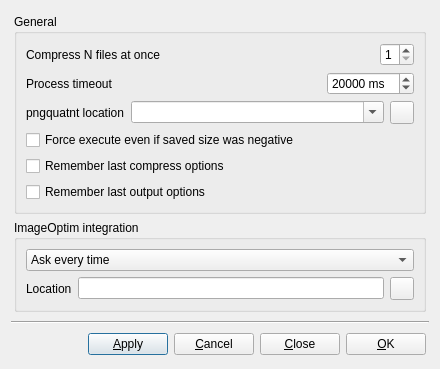
<?xml version="1.0" encoding="UTF-8"?>
<ui version="4.0">
 <class>PngyuPreferencesDialog</class>
 <widget class="QDialog" name="PngyuPreferencesDialog">
  <property name="geometry">
   <rect>
    <x>0</x>
    <y>0</y>
    <width>440</width>
    <height>355</height>
   </rect>
  </property>
  <property name="windowTitle">
   <string>Preferences</string>
  </property>
  <layout class="QGridLayout" name="gridLayout">
   <item row="3" column="0" colspan="3">
    <widget class="QWidget" name="widget_buttons" native="true">
     <layout class="QGridLayout" name="gridLayout_2">
      <property name="topMargin">
       <number>3</number>
      </property>
      <property name="rightMargin">
       <number>3</number>
      </property>
      <property name="bottomMargin">
       <number>3</number>
      </property>
      <item row="0" column="1">
       <widget class="QPushButton" name="pushButton_apply">
        <property name="text">
         <string>&amp;Apply</string>
        </property>
       </widget>
      </item>
      <item row="0" column="0">
       <spacer name="horizontalSpacer">
        <property name="orientation">
         <enum>Qt::Horizontal</enum>
        </property>
        <property name="sizeHint" stdset="0">
         <size>
          <width>40</width>
          <height>20</height>
         </size>
        </property>
       </spacer>
      </item>
      <item row="0" column="4">
       <widget class="QPushButton" name="pushButton_ok">
        <property name="text">
         <string>&amp;OK</string>
        </property>
       </widget>
      </item>
      <item row="0" column="2">
       <widget class="QPushButton" name="pushButton_cancel">
        <property name="text">
         <string>&amp;Cancel</string>
        </property>
       </widget>
      </item>
      <item row="0" column="3">
       <widget class="QPushButton" name="pushButton_close">
        <property name="text">
         <string>&amp;Close</string>
        </property>
       </widget>
      </item>
     </layout>
    </widget>
   </item>
   <item row="0" column="0" colspan="3">
    <widget class="QWidget" name="widget_preference_main" native="true">
     <layout class="QGridLayout" name="gridLayout_3">
      <property name="margin">
       <number>3</number>
      </property>
      <item row="1" column="0">
       <widget class="QGroupBox" name="groupBox_general">
        <property name="title">
         <string>General</string>
        </property>
        <property name="flat">
         <bool>true</bool>
        </property>
        <layout class="QGridLayout" name="gridLayout_5">
         <item row="0" column="0" colspan="2">
          <widget class="QWidget" name="widget_n_jbs" native="true">
           <layout class="QGridLayout" name="gridLayout_6">
            <property name="margin">
             <number>0</number>
            </property>
            <item row="0" column="1">
             <widget class="QSpinBox" name="spinBox_n_jobs">
              <property name="sizePolicy">
               <sizepolicy hsizetype="Maximum" vsizetype="Fixed">
                <horstretch>0</horstretch>
                <verstretch>0</verstretch>
               </sizepolicy>
              </property>
              <property name="minimum">
               <number>1</number>
              </property>
              <property name="maximum">
               <number>8</number>
              </property>
             </widget>
            </item>
            <item row="0" column="0">
             <widget class="QLabel" name="label_n_jobs">
              <property name="text">
               <string>Compress N files at once</string>
              </property>
             </widget>
            </item>
           </layout>
          </widget>
         </item>
         <item row="1" column="0" colspan="2">
          <widget class="QWidget" name="widget_timeout" native="true">
           <layout class="QGridLayout" name="gridLayout_timeout">
            <property name="margin">
             <number>0</number>
            </property>
            <item row="0" column="1">
             <widget class="QSpinBox" name="spinBox_timeout">
              <property name="sizePolicy">
               <sizepolicy hsizetype="Maximum" vsizetype="Fixed">
                <horstretch>0</horstretch>
                <verstretch>0</verstretch>
               </sizepolicy>
              </property>
              <property name="suffix">
               <string> ms</string>
              </property>
              <property name="minimum">
               <number>1000</number>
              </property>
              <property name="maximum">
               <number>300000</number>
              </property>
              <property name="singleStep">
               <number>1000</number>
              </property>
              <property name="value">
               <number>20000</number>
              </property>
             </widget>
            </item>
            <item row="0" column="0">
             <widget class="QLabel" name="label_timeout">
              <property name="text">
               <string>Process timeout</string>
              </property>
             </widget>
            </item>
           </layout>
          </widget>
         </item>
         <item row="2" column="0" colspan="2">
          <widget class="QWidget" name="widget_pngquant_path" native="true">
           <layout class="QGridLayout" name="gridLayout_7">
            <property name="margin">
             <number>0</number>
            </property>
            <item row="0" column="1">
             <widget class="QComboBox" name="comboBox_pngquant_path">
              <property name="sizePolicy">
               <sizepolicy hsizetype="Expanding" vsizetype="Fixed">
                <horstretch>0</horstretch>
                <verstretch>0</verstretch>
               </sizepolicy>
              </property>
              <property name="editable">
               <bool>true</bool>
              </property>
             </widget>
            </item>
            <item row="0" column="0">
             <widget class="QLabel" name="label_pngquant_path">
              <property name="text">
               <string>pngquatnt location</string>
              </property>
             </widget>
            </item>
            <item row="0" column="2">
             <widget class="QToolButton" name="toolButton_open_pngquant_location">
              <property name="text">
               <string/>
              </property>
              <property name="icon">
               <iconset resource="../resource/resource.qrc">
                <normaloff>:/icons/folder.png</normaloff>:/icons/folder.png</iconset>
              </property>
             </widget>
            </item>
           </layout>
          </widget>
         </item>
         <item row="3" column="0" colspan="2">
          <widget class="QCheckBox" name="checkBox_force_execute">
           <property name="text">
            <string>Force execute even if saved size was negative</string>
           </property>
          </widget>
         </item>
         <item row="4" column="0" colspan="2">
          <widget class="QCheckBox" name="checkBox_save_compress_options">
           <property name="text">
            <string>Remember last compress options</string>
           </property>
          </widget>
         </item>
         <item row="5" column="0" colspan="2">
          <widget class="QCheckBox" name="checkBox_save_output_options">
           <property name="text">
            <string>Remember last output options</string>
           </property>
          </widget>
         </item>
        </layout>
       </widget>
      </item>
      <item row="2" column="0">
       <widget class="QGroupBox" name="groupBox_imageoptim_integration">
        <property name="title">
         <string>ImageOptim integration</string>
        </property>
        <property name="flat">
         <bool>true</bool>
        </property>
        <layout class="QGridLayout" name="gridLayout_4">
         <item row="1" column="0">
          <widget class="QLabel" name="label_imageoptim_path">
           <property name="text">
            <string>Location</string>
           </property>
          </widget>
         </item>
         <item row="1" column="1">
          <widget class="QLineEdit" name="lineEdit_imageoptim_location"/>
         </item>
         <item row="1" column="2">
          <widget class="QToolButton" name="toolButton_open_imageoptim_location">
           <property name="text">
            <string/>
           </property>
           <property name="icon">
            <iconset resource="../resource/resource.qrc">
             <normaloff>:/icons/folder.png</normaloff>:/icons/folder.png</iconset>
           </property>
          </widget>
         </item>
         <item row="0" column="0" colspan="3">
          <widget class="QComboBox" name="comboBox_imageoptim_integration">
           <item>
            <property name="text">
             <string>Ask every time</string>
            </property>
           </item>
           <item>
            <property name="text">
             <string>Always enabled</string>
            </property>
           </item>
           <item>
            <property name="text">
             <string>Always disabled</string>
            </property>
           </item>
          </widget>
         </item>
        </layout>
       </widget>
      </item>
     </layout>
    </widget>
   </item>
   <item row="1" column="0" colspan="3">
    <spacer name="verticalSpacer">
     <property name="orientation">
      <enum>Qt::Vertical</enum>
     </property>
     <property name="sizeHint" stdset="0">
      <size>
       <width>20</width>
       <height>40</height>
      </size>
     </property>
    </spacer>
   </item>
   <item row="2" column="0" colspan="3">
    <widget class="Line" name="line">
     <property name="orientation">
      <enum>Qt::Horizontal</enum>
     </property>
    </widget>
   </item>
  </layout>
 </widget>
 <resources>
  <include location="../resource/resource.qrc"/>
 </resources>
 <connections/>
</ui>
